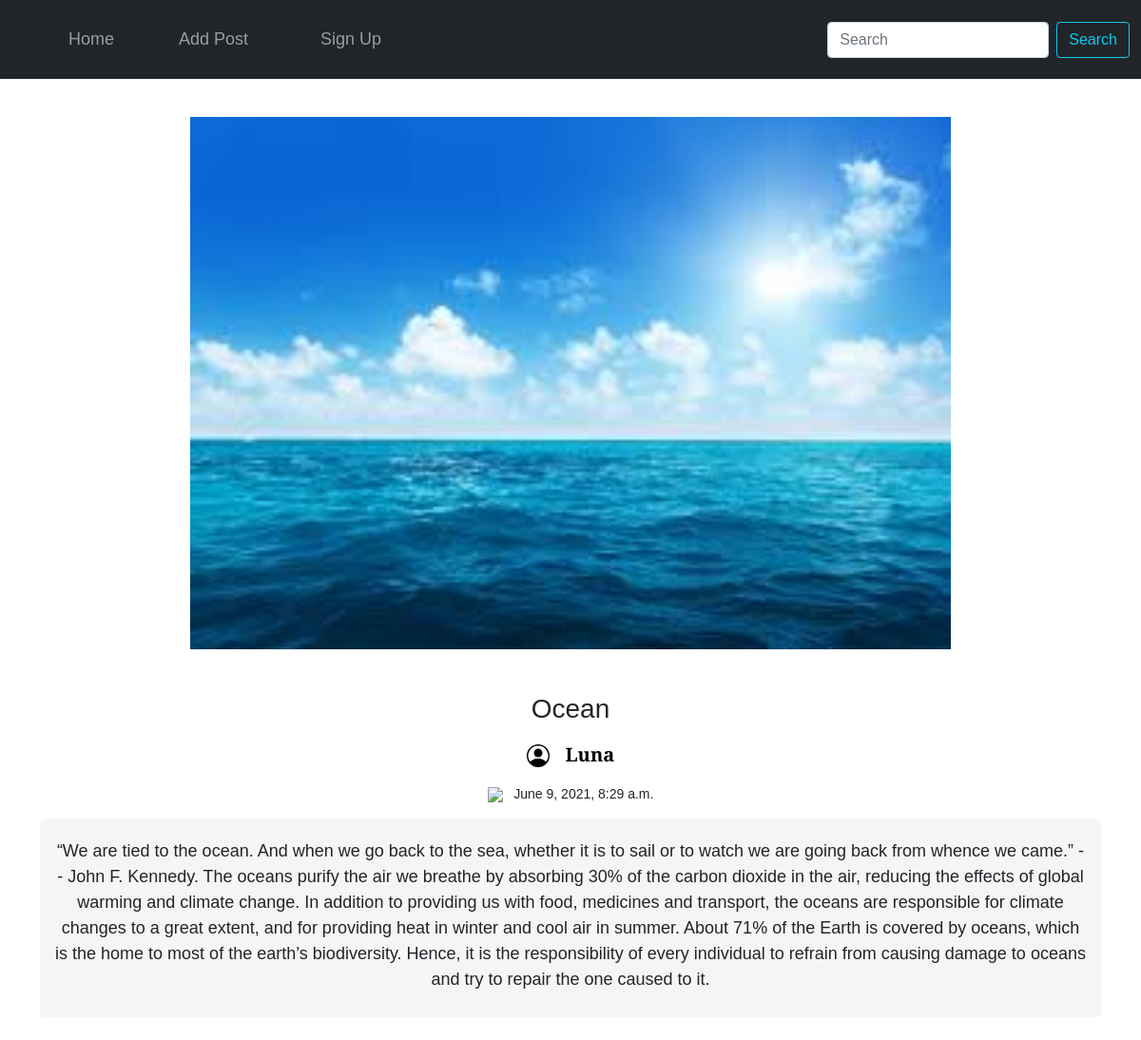
The page /post/12 on the database its author committed.
### blog/models.py (models this page shows, shortened)
class Post(models.Model):
    title = models.CharField(max_length=300)
    description = models.TextField()
    time = models.DateTimeField(auto_now_add=True)
    author = models.ForeignKey(Profile, on_delete=models.CASCADE)
    image = models.ImageField(upload_to = 'post', null= True, blank=True)

class Profile(models.Model):
    name = models.CharField(max_length=300)
    occupation = models.TextField(blank=True, null=True)
    time = models.DateTimeField(auto_now_add=True)
    dp = models.ImageField(upload_to = 'dp', null= True, blank=True, default='/dp/luna.jpg')
    prof_user = models.ForeignKey(User, on_delete=models.CASCADE)
    def __str__(self):
        return str(self.prof_user.username) + " " + str(self.name)

### blog/views.py (the view)
# urls.py: path('post/<int:pk>', views.single_post, name="single_post"),
def single_post(request, pk):
    single_post=Post.objects.filter(pk=pk)[0]
    context={
        "post":single_post
    }
    return render(request,"single_post.html", context)

### templates/single_post.html (shortened to what this page needs)
<!DOCTYPE html>
<html lang="en">
<head>
  <link href="https://cdn.jsdelivr.net/npm/bootstrap@5.0.0-beta3/dist/css/bootstrap.min.css" rel="stylesheet"
>
</head>
<body>
  <nav class="navbar navbar-expand-lg navbar-dark bg-dark" style="padding-top: 20px;padding-bottom: 20px; color: black;">
    <div class="container-fluid">
      <div class="collapse navbar-collapse" id="navbarSupportedContent">
        <ul class="navbar-nav me-auto mb-2 mb-lg-0">
          <li class="nav-item">
            <a class="nav-link" style="font-size: 18px; padding-left: 60px;"
              href="{% url 'home' %}">Home</a>
          </li>
          <li class="nav-item">
            <a class="nav-link" style="font-size: 18px; padding-left: 60px;" href="{% url 'addpost' %}">Add Post</a>
          </li>
          {% if request.user.is_authenticated %}
          <li class="nav-item dropdown">
            <a class="nav-link dropdown-toggle" href="#" id="navbarDropdown" role="button" data-bs-toggle="dropdown"
              aria-expanded="false" style="font-size: 18px; padding-left: 60px;">
              {{request.user.username}}
            </a>
            <ul class="dropdown-menu" aria-labelledby="navbarDropdown">
              <li><a class="dropdown-item" style="font-size: 16px;"
                  href="{% url 'profile' request.user.profile_set.first.pk %}">
                  View Profile</a></li>
              <li><a class="dropdown-item" style="font-size: 16px;" href="{% url 'log_out' %}">Log Out</a></li>
              <li><a class="dropdown-item" style="font-size: 16px;" data-bs-toggle="modal"
                  data-bs-target="#exampleModal">Delete Account</a></li>
            </ul>
          </li>
          {% else %}
          <li class="nav-item" style="padding-left: 60px;">
            <a class="nav-link" style="font-size: 18px;" href="{% url 'signup' %}">Sign Up</a>
          </li>
          {% endif %}
        </ul>
        <form method="POST" action="{% url 'search_text' %}" class="d-flex">{% csrf_token %}
          <input class="form-control me-2" type="text" name="search_text" placeholder="Search" aria-label="Search">
          <button class="btn btn-outline-info" type="submit">Search</button>
        </form>
      </div>
    </div>
  </nav>
  <center>
  <div class="container" style="padding-top: 40px;">
    <div class="img" style="max-width: 800px;">
      {% if post.image %}
      <img class="thumb" src="{{post.image.url}}" alt="">
      {% else %}
      <img class="thumb" src="https://source.unsplash.com/1600x900/?blog" alt="">
      {% endif %}
    </div>
    <div class="content" style="padding-top: 30px;">
      <p>
        <h3>
          {{post.title}}
        </h3>
    </p>
      <small>
      <a style="text-decoration: none;color: black; font-size: 20px;" href="{% url 'profile' post.author.pk %}">
        <p>
        <strong>
          {{post.author}}
        </strong>
      </p>
        </a>
        <p>          <img src="https://img.icons8.com/material/50/000000/clock--v1.png" height="25"/>
          {{post.time}}</p>
      </small>
<div class="descrp" style="background-color: whitesmoke; border-radius: 5px; padding: 20px 15px 10px 15px;">
      <p style="font-size: 18px;">
        {{post.description}}
      </p>
    </div>
    <br>
    </div>
  </div>
</center>
</body>
</html>

### templates/single_post.html (style rules this page uses)
* { margin: 0; padding: 0; font-family: 'Bitter', sans-serif; }
.thumb { width: 100%; height: 70vh; }

### rows shown on the page
Post: image (picture), title "Ocean", author "Luna", time "June 9, 2021, 8:29 a.m.", description "“We are tied to the ocean. And when we go back to the sea, whether it is to sail or to watch we are going back from whence we came.” -- John F. Kennedy. The oceans purify the air we breathe by absorbing 30% of the carbon dioxide in the air, reducing the effects of global warming and climate change. In addition to providing us with food, medicines and transport, the oceans are responsible for climate changes to a great extent, and for providing heat in winter and cool air in summer. About 71% of the Earth is covered by oceans, which is the home to most of the earth’s biodiversity. Hence, it is the responsibility of every individual to refrain from causing damage to oceans and try to repair…"
